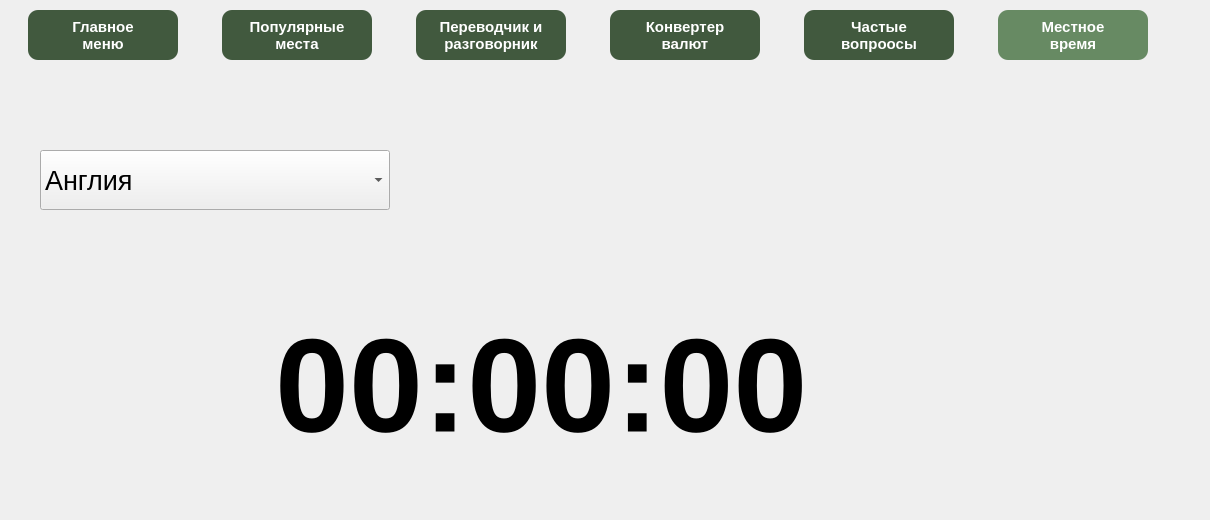
    <widget class="QWidget" name="page_t">
     <widget class="QComboBox" name="CB_t_country">
      <property name="geometry">
       <rect>
        <x>40</x>
        <y>150</y>
        <width>350</width>
        <height>60</height>
       </rect>
      </property>
      <property name="font">
       <font>
        <pointsize>20</pointsize>
       </font>
      </property>
      <item>
       <property name="text">
        <string>Англия</string>
       </property>
      </item>
      <item>
       <property name="text">
        <string>Германия</string>
       </property>
      </item>
      <item>
       <property name="text">
        <string>Франция</string>
       </property>
      </item>
      <item>
       <property name="text">
        <string>Индия</string>
       </property>
      </item>
      <item>
       <property name="text">
        <string>Португалия</string>
       </property>
      </item>
      <item>
       <property name="text">
        <string>Китай</string>
       </property>
      </item>
      <item>
       <property name="text">
        <string>Россия</string>
       </property>
      </item>
     </widget>
     <widget class="QLabel" name="L_t_result">
      <property name="geometry">
       <rect>
        <x>275</x>
        <y>260</y>
        <width>650</width>
        <height>251</height>
       </rect>
      </property>
      <property name="font">
       <font>
        <pointsize>100</pointsize>
        <weight>75</weight>
        <bold>true</bold>
       </font>
      </property>
      <property name="text">
       <string>00:00:00</string>
      </property>
     </widget>
     <widget class="QWidget" name="gridLayoutWidget_6">
      <property name="geometry">
       <rect>
        <x>-10</x>
        <y>0</y>
        <width>1201</width>
        <height>71</height>
       </rect>
      </property>
      <property name="minimumSize">
       <size>
        <width>150</width>
        <height>50</height>
       </size>
      </property>
      <layout class="QGridLayout" name="gridLayout_t">
       <item row="0" column="2">
        <widget class="QPushButton" name="B_t_razgovornik">
         <property name="sizePolicy">
          <sizepolicy hsizetype="Fixed" vsizetype="Fixed">
           <horstretch>0</horstretch>
           <verstretch>0</verstretch>
          </sizepolicy>
         </property>
         <property name="minimumSize">
          <size>
           <width>150</width>
           <height>50</height>
          </size>
         </property>
         <property name="font">
          <font>
           <pointsize>11</pointsize>
           <weight>75</weight>
           <bold>true</bold>
          </font>
         </property>
         <property name="styleSheet">
          <string notr="true">background-color: #41593e;
border-radius: 10px; color: white</string>
         </property>
         <property name="text">
          <string>Переводчик и 
разговорник</string>
         </property>
        </widget>
       </item>
       <item row="0" column="1">
        <widget class="QPushButton" name="B_t_popular">
         <property name="sizePolicy">
          <sizepolicy hsizetype="Fixed" vsizetype="Fixed">
           <horstretch>0</horstretch>
           <verstretch>0</verstretch>
          </sizepolicy>
         </property>
         <property name="minimumSize">
          <size>
           <width>150</width>
           <height>50</height>
          </size>
         </property>
         <property name="font">
          <font>
           <pointsize>11</pointsize>
           <weight>75</weight>
           <bold>true</bold>
          </font>
         </property>
         <property name="styleSheet">
          <string notr="true">background-color: #41593e;
border-radius: 10px; color: white</string>
         </property>
         <property name="text">
          <string>Популярные 
места</string>
         </property>
        </widget>
       </item>
       <item row="0" column="0">
        <widget class="QPushButton" name="B_t_main">
         <property name="sizePolicy">
          <sizepolicy hsizetype="Fixed" vsizetype="Fixed">
           <horstretch>0</horstretch>
           <verstretch>0</verstretch>
          </sizepolicy>
         </property>
         <property name="minimumSize">
          <size>
           <width>150</width>
           <height>50</height>
          </size>
         </property>
         <property name="font">
          <font>
           <pointsize>11</pointsize>
           <weight>75</weight>
           <bold>true</bold>
          </font>
         </property>
         <property name="styleSheet">
          <string notr="true">background-color: #41593e;
border-radius: 10px; color: white</string>
         </property>
         <property name="text">
          <string>Главное
меню</string>
         </property>
        </widget>
       </item>
       <item row="0" column="5">
        <widget class="QPushButton" name="B_t_time">
         <property name="sizePolicy">
          <sizepolicy hsizetype="Fixed" vsizetype="Fixed">
           <horstretch>0</horstretch>
           <verstretch>0</verstretch>
          </sizepolicy>
         </property>
         <property name="minimumSize">
          <size>
           <width>150</width>
           <height>50</height>
          </size>
         </property>
         <property name="font">
          <font>
           <pointsize>11</pointsize>
           <weight>75</weight>
           <bold>true</bold>
          </font>
         </property>
         <property name="styleSheet">
          <string notr="true">background-color: #678a63;
border-radius: 10px; color: white</string>
         </property>
         <property name="text">
          <string>Местное
время</string>
         </property>
        </widget>
       </item>
       <item row="0" column="4">
        <widget class="QPushButton" name="B_t_faq">
         <property name="sizePolicy">
          <sizepolicy hsizetype="Fixed" vsizetype="Fixed">
           <horstretch>0</horstretch>
           <verstretch>0</verstretch>
          </sizepolicy>
         </property>
         <property name="minimumSize">
          <size>
           <width>150</width>
           <height>50</height>
          </size>
         </property>
         <property name="font">
          <font>
           <pointsize>11</pointsize>
           <weight>75</weight>
           <bold>true</bold>
          </font>
         </property>
         <property name="styleSheet">
          <string notr="true">background-color: #41593e;
border-radius: 10px; color: white</string>
         </property>
         <property name="text">
          <string>Частые
вопроосы</string>
         </property>
        </widget>
       </item>
       <item row="0" column="3">
        <widget class="QPushButton" name="B_t_converter">
         <property name="sizePolicy">
          <sizepolicy hsizetype="Fixed" vsizetype="Fixed">
           <horstretch>0</horstretch>
           <verstretch>0</verstretch>
          </sizepolicy>
         </property>
         <property name="minimumSize">
          <size>
           <width>150</width>
           <height>50</height>
          </size>
         </property>
         <property name="font">
          <font>
           <pointsize>11</pointsize>
           <weight>75</weight>
           <bold>true</bold>
          </font>
         </property>
         <property name="styleSheet">
          <string notr="true">background-color: #41593e;
border-radius: 10px; color: white</string>
         </property>
         <property name="text">
          <string>Конвертер
валют</string>
         </property>
        </widget>
       </item>
      </layout>
     </widget>
    </widget>
